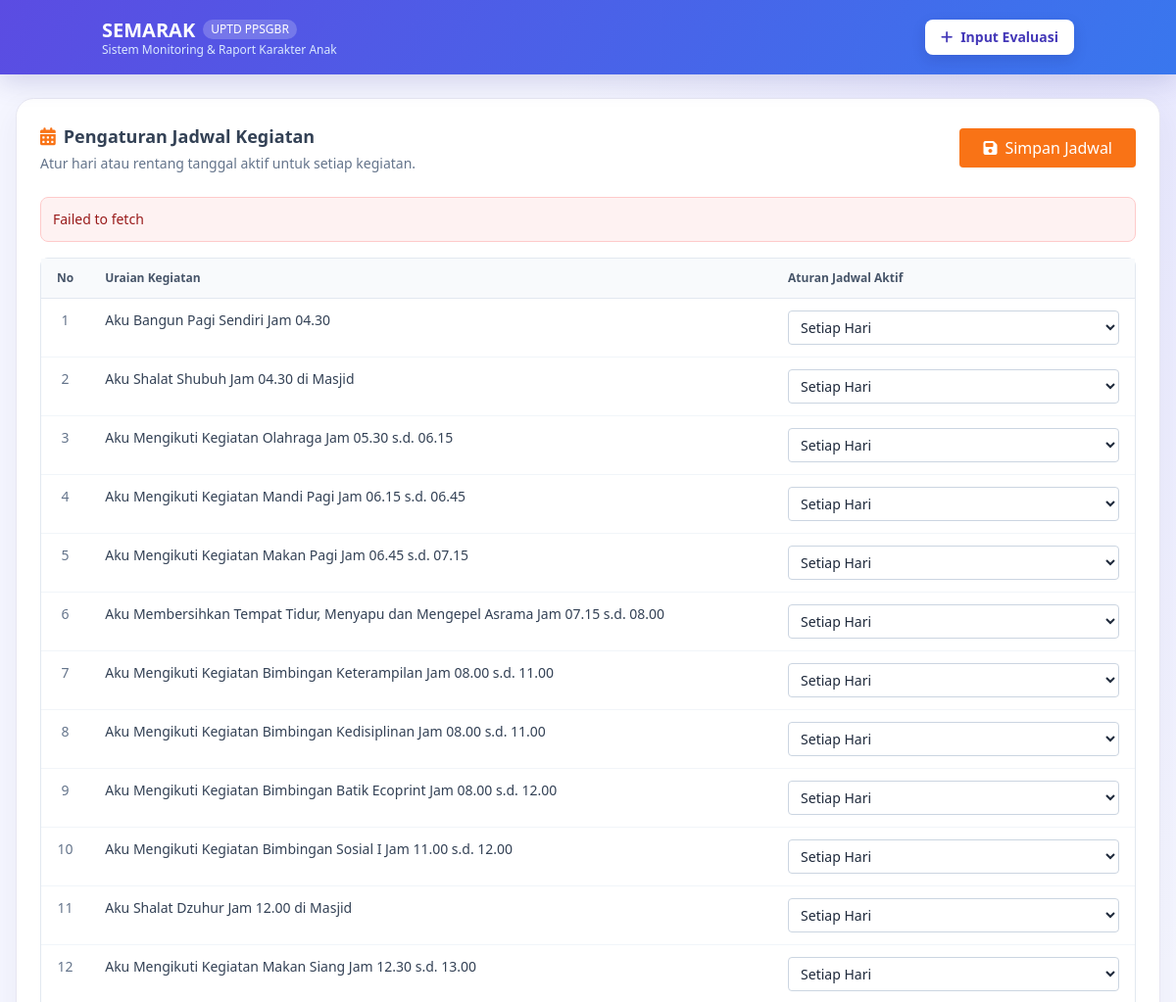
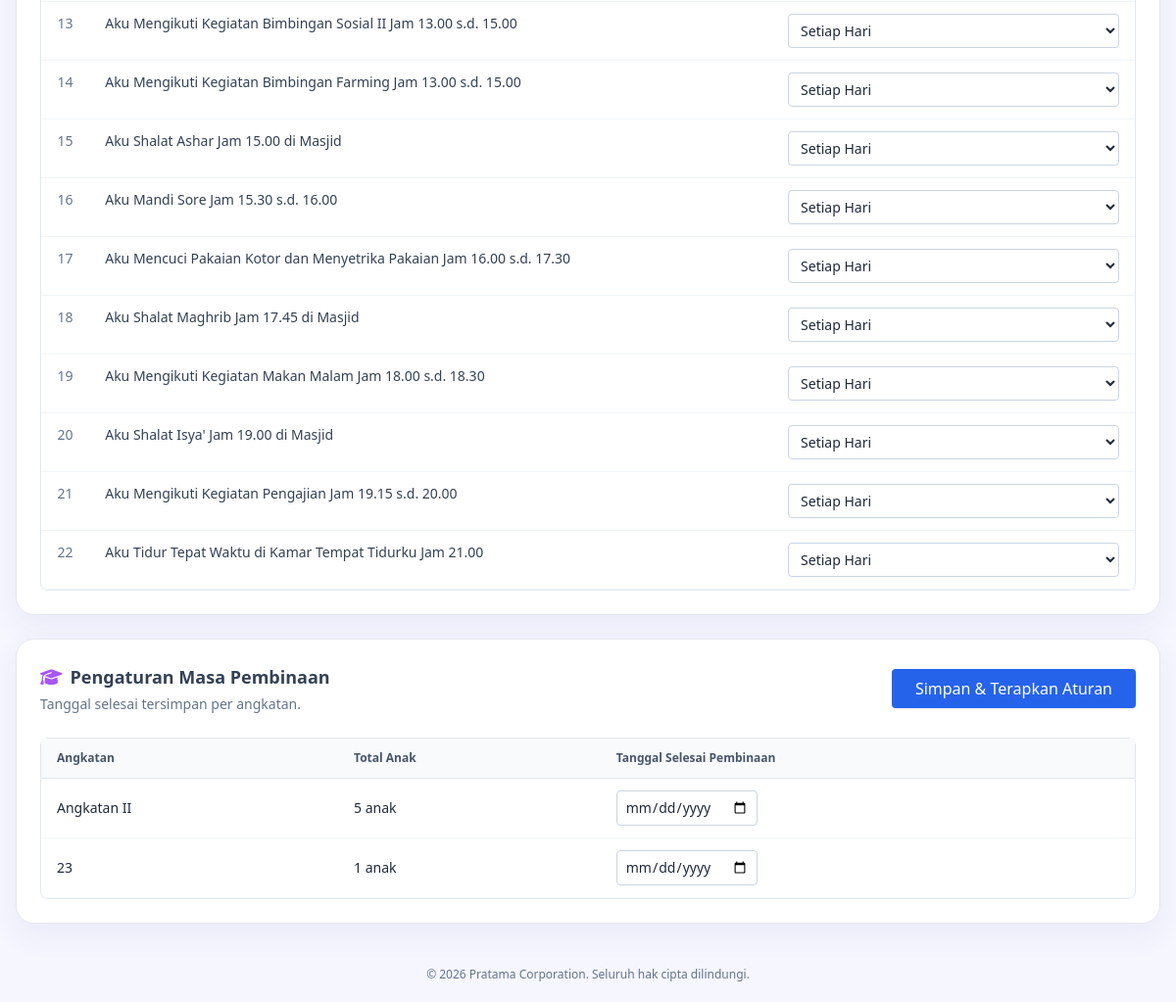
/pengaturan.php, run on the app's committed database (2 pictures, top to bottom).
### tables this page shows
CREATE TABLE `kegiatan` (
  `id` int(11) NOT NULL,
  `nama` varchar(255) NOT NULL
);

### includes/db.php (called while the page is built, shortened)
<?php
function semarak_pdo(): PDO
{
    static $pdo = null;
    if ($pdo === null) {
        $dsn = sprintf('mysql:host=%s;port=%s;dbname=%s;charset=utf8mb4', DB_HOST, DB_PORT, DB_NAME);
        $pdo = new PDO($dsn, DB_USER, DB_PASS, [
            PDO::ATTR_ERRMODE => PDO::ERRMODE_EXCEPTION,
            PDO::ATTR_DEFAULT_FETCH_MODE => PDO::FETCH_ASSOC,
            PDO::ATTR_EMULATE_PREPARES => false,
        ]);
        $pdo->exec('CREATE TABLE IF NOT EXISTS anak (
            id VARCHAR(20) PRIMARY KEY,
            nama VARCHAR(150) NOT NULL,
            jenis_kelamin VARCHAR(20) NOT NULL,
            asal_daerah VARCHAR(100) NOT NULL,
            agama VARCHAR(50) NOT NULL,
            umur INT NOT NULL,
            angkatan VARCHAR(50) NOT NULL,
            status VARCHAR(30) NOT NULL DEFAULT "Aktif"
        ) ENGINE=InnoDB DEFAULT CHARSET=utf8mb4');
        $pdo->exec('CREATE TABLE IF NOT EXISTS kegiatan (
            id INT AUTO_INCREMENT PRIMARY KEY,
            nama VARCHAR(255) NOT NULL UNIQUE
        ) ENGINE=InnoDB DEFAULT CHARSET=utf8mb4');
        $pdo->exec('CREATE TABLE IF NOT EXISTS evaluasi (
            id INT AUTO_INCREMENT PRIMARY KEY,
            anak_id VARCHAR(20) NOT NULL,
            kegiatan_id INT NOT NULL,
            tanggal DATE NOT NULL,
            nilai ENUM("sesuai","arahan","telat","tidak","libur") NOT NULL,
            FOREIGN KEY (anak_id) REFERENCES anak(id) ON DELETE CASCADE,
            FOREIGN KEY (kegiatan_id) REFERENCES kegiatan(id) ON DELETE CASCADE,
            UNIQUE KEY unique_eval (anak_id, kegiatan_id, tanggal)
        ) ENGINE=InnoDB DEFAULT CHARSET=utf8mb4');
        $pdo->exec('CREATE TABLE IF NOT EXISTS jadwal_kegiatan (
            kegiatan_id INT PRIMARY KEY,
            aturan ENUM("setiap_hari","hari_kerja","hari_tertentu","multi_rentang") NOT NULL DEFAULT "setiap_hari",
            hari_json TEXT NULL,
            rentang_json TEXT NULL,
            FOREIGN KEY (kegiatan_id) REFERENCES kegiatan(id) ON DELETE CASCADE
        ) ENGINE=InnoDB DEFAULT CHARSET=utf8mb4');
        $pdo->exec('CREATE TABLE IF NOT EXISTS masa_pembinaan (
            angkatan VARCHAR(50) PRIMARY KEY,
            tanggal_selesai DATE NULL
        ) ENGINE=InnoDB DEFAULT CHARSET=utf8mb4');
        $pdo->exec('CREATE TABLE IF NOT EXISTS catatan_rapor (
            id INT AUTO_INCREMENT PRIMARY KEY,
            anak_id VARCHAR(20) NOT NULL,
            periode_mulai DATE NOT NULL,
            periode_selesai DATE NOT NULL,
            catatan TEXT NOT NULL DEFAULT "",
            rekomendasi TEXT NOT NULL DEFAULT "",
            UNIQUE KEY unique_rapor (anak_id, periode_mulai, periode_selesai),
            FOREIGN KEY (anak_id) REFERENCES anak(id) ON DELETE CASCADE
        ) ENGINE=InnoDB DEFAULT CHARSET=utf8mb4');
    }
    return $pdo;
}

### includes/backend.php (called while the page is built, shortened)
<?php
require_once __DIR__ . '/db.php';
function semarak_get_anak(): array
{
    $stmt = semarak_pdo()->query('SELECT * FROM anak ORDER BY nama ASC');
    return $stmt->fetchAll();
}
function semarak_get_kegiatan_rows(): array
{
    $stmt = semarak_pdo()->query('SELECT id, nama FROM kegiatan ORDER BY id ASC');
    return $stmt->fetchAll();
}

### pengaturan.php (the view, shortened to what this page needs)
<?php
require_once __DIR__ . '/includes/backend.php';
$kegiatan = semarak_get_kegiatan_rows();
$anak = semarak_get_anak();
$angkatan = array_values(array_unique(array_column($anak, 'angkatan')));
include __DIR__ . '/includes/header.php';
?>
<div class="semarak-card p-6 mb-6">
    <div class="flex flex-col md:flex-row justify-between items-start md:items-center gap-4 mb-6">
        <div>
            <h2 class="text-lg font-bold text-slate-700 flex items-center gap-2">
                <i class="fa-solid fa-calendar-days text-orange-500"></i> Pengaturan Jadwal Kegiatan
            </h2>
            <p class="text-sm text-slate-500 mt-1">Atur hari atau rentang tanggal aktif untuk setiap kegiatan.</p>
        </div>
        <button id="simpanJadwal" type="button" class="bg-orange-500 hover:bg-orange-600 text-white font-medium px-6 py-2 rounded shadow-sm">
            <i class="fa-solid fa-save mr-2"></i>Simpan Jadwal
        </button>
    </div>
    <div id="pengaturanMessage" class="hidden mb-4 rounded-lg p-3 text-sm" role="status" aria-live="polite"></div>
    <div class="responsive-table-wrap border border-slate-200 rounded-lg">
        <table class="responsive-data-table w-full text-sm text-left">
            <thead class="text-xs text-slate-600 bg-slate-50 border-b border-slate-200">
                <tr><th class="px-4 py-3 w-12 text-center">No</th><th class="px-4 py-3">Uraian Kegiatan</th><th class="px-4 py-3 min-w-80">Aturan Jadwal Aktif</th></tr>
            </thead>
            <tbody>
                <?php foreach ($kegiatan as $index => $item): ?>
                    <tr class="border-b border-slate-100 hover:bg-slate-50/50" data-schedule="<?= (int) $item['id'] ?>">
                        <td data-label="No" class="px-4 py-3 text-center text-slate-500 align-top"><?= $index + 1 ?></td>
                        <td data-label="Uraian kegiatan" class="px-4 py-3 font-medium text-slate-700 align-top"><?= htmlspecialchars($item['nama'], ENT_QUOTES, 'UTF-8') ?></td>
                        <td data-label="Aturan jadwal aktif" class="px-4 py-3">
                            <select data-rule class="w-full border border-slate-300 rounded px-2 py-1.5 text-sm bg-white">
                                <option value="setiap_hari">Setiap Hari</option>
                            </select>
                        </td>
                    </tr>
                <?php endforeach; ?>
            </tbody>
        </table>
    </div>
</div>
<div class="semarak-card p-6">
    <div class="flex flex-col md:flex-row justify-between items-start md:items-center gap-4 mb-6">
        <div>
            <h2 class="text-lg font-bold text-slate-700 flex items-center gap-2">
                <i class="fa-solid fa-graduation-cap text-purple-500"></i> Pengaturan Masa Pembinaan
            </h2>
            <p class="text-sm text-slate-500 mt-1">Tanggal selesai tersimpan per angkatan.</p>
        </div>
        <button id="simpanPembinaan" type="button" class="bg-blue-600 hover:bg-blue-700 text-white font-medium px-6 py-2 rounded shadow-sm">
            Simpan & Terapkan Aturan
        </button>
    </div>
    <div class="responsive-table-wrap border border-slate-200 rounded-lg">
        <table class="responsive-data-table w-full text-sm text-left">
            <thead class="text-xs text-slate-600 bg-slate-50 border-b border-slate-200">
                <tr><th class="px-4 py-3">Angkatan</th><th class="px-4 py-3">Total Anak</th><th class="px-4 py-3">Tanggal Selesai Pembinaan</th></tr>
            </thead>
            <tbody id="cohortRows">
                <?php foreach ($angkatan as $cohort): ?>
                    <tr class="border-b border-slate-100" data-cohort="<?= htmlspecialchars($cohort, ENT_QUOTES, 'UTF-8') ?>">
                        <td data-label="Angkatan" class="px-4 py-3 font-medium"><?= htmlspecialchars($cohort, ENT_QUOTES, 'UTF-8') ?></td>
                        <td data-label="Total anak" class="px-4 py-3"><?= count(array_filter($anak, static function ($item) use ($cohort) { return $item['angkatan'] === $cohort; })) ?> anak</td>
                        <td data-label="Tanggal selesai pembinaan" class="px-4 py-3"><input data-end-date type="date" class="border border-slate-300 rounded px-2 py-1.5 text-sm"></td>
                    </tr>
                <?php endforeach; ?>
            </tbody>
        </table>
    </div>
</div>
<?php include 'includes/footer.php'; ?>

### assets/css/style.css (style rules this page uses)
:root { --primary-gradient: linear-gradient(125deg, #5b4ce2, #3977ee); --brand-ink: #28245d; --brand-purple: #5b4ce2; --brand-blue: #3977ee; --surface: #ffffff; --page-background: #f5f6ff; }
button, a { transition: all 0.2s ease-in-out; }
body.app-body { background: radial-gradient(ellipse at 92% 0%, rgba(119, 111, 240, 0.12), transparent 34rem), var(--page-background); }
.semarak-card { background-color: white; border-radius: 0.75rem; box-shadow: 0 4px 6px -1px rgba(0, 0, 0, 0.05), 0 2px 4px -1px rgba(0, 0, 0, 0.03); border: 1px solid #e2e8f0; overflow: hidden; }
.semarak-card { border-color: #e7e7f2; border-radius: 1.15rem; box-shadow: 0 12px 32px rgba(45, 43, 107, 0.06); }

### data on the page
kegiatan: nama "Aku Bangun Pagi Sendiri Jam 04.30"
kegiatan: nama "Aku Shalat Shubuh Jam 04.30 di Masjid"
kegiatan: nama "Aku Mengikuti Kegiatan Olahraga Jam 05.30 s.d. 06.15"
kegiatan: nama "Aku Mengikuti Kegiatan Mandi Pagi Jam 06.15 s.d. 06.45"
kegiatan: nama "Aku Mengikuti Kegiatan Makan Pagi Jam 06.45 s.d. 07.15"
kegiatan: nama "Aku Membersihkan Tempat Tidur, Menyapu dan Mengepel Asrama Jam 07.15 s.d. 08.00"
kegiatan: nama "Aku Mengikuti Kegiatan Bimbingan Keterampilan Jam 08.00 s.d. 11.00"
kegiatan: nama "Aku Mengikuti Kegiatan Bimbingan Kedisiplinan Jam 08.00 s.d. 11.00"
kegiatan: nama "Aku Mengikuti Kegiatan Bimbingan Batik Ecoprint Jam 08.00 s.d. 12.00"
kegiatan: nama "Aku Mengikuti Kegiatan Bimbingan Sosial I Jam 11.00 s.d. 12.00"
kegiatan: nama "Aku Shalat Dzuhur Jam 12.00 di Masjid"
kegiatan: nama "Aku Mengikuti Kegiatan Makan Siang Jam 12.30 s.d. 13.00"
kegiatan: nama "Aku Mengikuti Kegiatan Bimbingan Sosial II Jam 13.00 s.d. 15.00"
kegiatan: nama "Aku Mengikuti Kegiatan Bimbingan Farming Jam 13.00 s.d. 15.00"
kegiatan: nama "Aku Shalat Ashar Jam 15.00 di Masjid"
kegiatan: nama "Aku Mandi Sore Jam 15.30 s.d. 16.00"
kegiatan: nama "Aku Mencuci Pakaian Kotor dan Menyetrika Pakaian Jam 16.00 s.d. 17.30"
kegiatan: nama "Aku Shalat Maghrib Jam 17.45 di Masjid"
kegiatan: nama "Aku Mengikuti Kegiatan Makan Malam Jam 18.00 s.d. 18.30"
kegiatan: nama "Aku Shalat Isya' Jam 19.00 di Masjid"
kegiatan: nama "Aku Mengikuti Kegiatan Pengajian Jam 19.15 s.d. 20.00"
kegiatan: nama "Aku Tidur Tepat Waktu di Kamar Tempat Tidurku Jam 21.00"

### other printed values
$cohort "Angkatan II"
$cohort "23"
